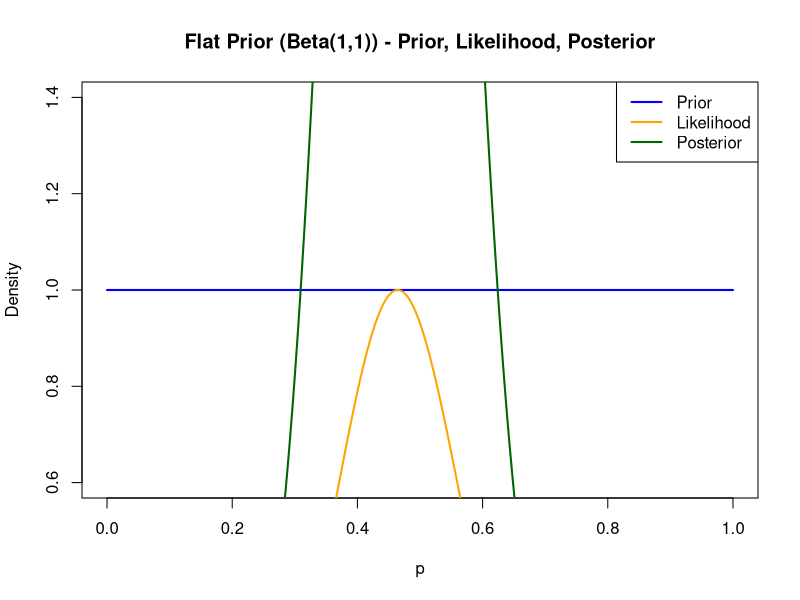
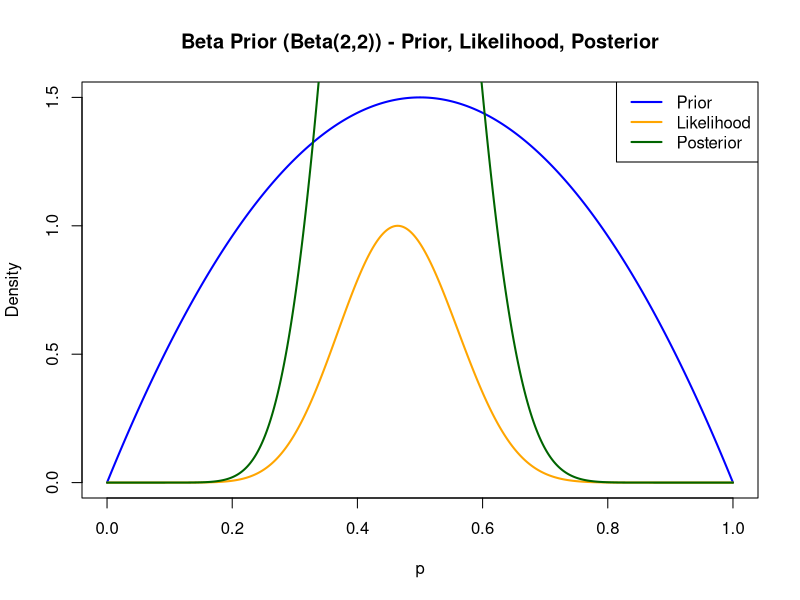

Source code (R) for these figures, in order:
# Part a
n <- 28
r <- 13
p_vals <- seq(0,1, length.out = 1000)

prior_unif <- dbeta(p_vals, shape1= 1, shape2=1)
prior_beta <- dbeta(p_vals, shape1= 2, shape2=2)

likelihood <- dbinom(r, size=n, prob=p_vals)
likelihood <- likelihood/max(likelihood) #normalizing

post_unif <- dbeta(p_vals, shape1= 1 + r, shape2= 1 + n - r)
post_beta <- dbeta(p_vals, shape1= 2 + r, shape2= 2 + n - r)

#par(mfrow=c(2, 1))

#flat prior
plot(p_vals, prior_unif, type="l", col="blue", lwd=2, ylab = "Density", xlab = "p", main = "Flat Prior (Beta(1,1)) - Prior, Likelihood, Posterior")
lines(p_vals, likelihood, col= "orange", lwd=2)
lines(p_vals, post_unif, col= "darkgreen", lwd= 2)
legend("topright", legend=c("Prior", "Likelihood", "Posterior"), col=c("blue", "orange", "darkgreen"), lwd=2)
#informative prior
plot(p_vals, prior_beta, type="l", col="blue", lwd=2, ylab = "Density", xlab = "p", main = "Beta Prior (Beta(2,2)) - Prior, Likelihood, Posterior")
lines(p_vals, likelihood, col= "orange", lwd=2)
lines(p_vals, post_beta, col= "darkgreen", lwd=2)
legend("topright", legend = c("Prior", "Likelihood", "Posterior"), col=c("blue", "orange", "darkgreen"), lwd=2)

# Part b
mode_unif <- (1 + r - 1)/(1 + r + 1 + n - r - 2)
ci_unif <- qbeta(c(0.025, 0.975), shape1 = 1+r, shape2= 1+n-r)

mode_beta <- (2 + r - 1)/(2+r + 2+n-r - 2)
ci_beta <- qbeta(c(0.025, 0.975), shape1= 2+r, shape2= 2+n-r)

cat("Flat Prior (Beta(1,1)) → Posterior Beta(14,16)\n")
cat("  Mode (Most Probable p):", mode_unif,"\n")
cat("  95% Credible Interval:", ci_unif[1], ci_unif[2], "\n")

cat("Beta Prior (Beta(2,2)) → Posterior Beta(15,17)\n")
cat("  Mode (Most Probable p):", mode_beta, "\n")
cat("  95% Credible Interval:", ci_beta[1], ci_beta[2], "\n")

# Part c
